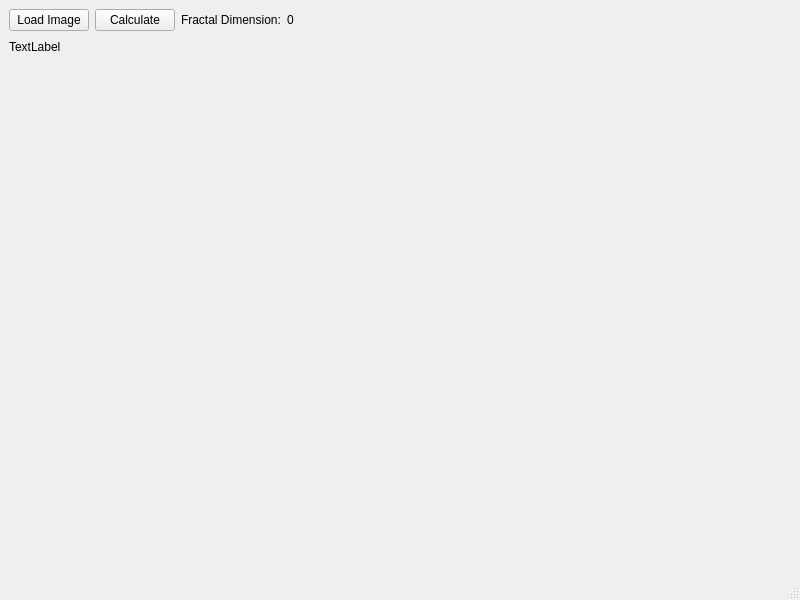
<?xml version="1.0" encoding="UTF-8"?>
<ui version="4.0">
 <class>MainWindow</class>
 <widget class="QMainWindow" name="MainWindow">
  <property name="geometry">
   <rect>
    <x>0</x>
    <y>0</y>
    <width>800</width>
    <height>600</height>
   </rect>
  </property>
  <property name="windowTitle">
   <string>MainWindow</string>
  </property>
  <widget class="QWidget" name="centralwidget">
   <layout class="QFormLayout" name="formLayout">
    <item row="0" column="0">
     <layout class="QVBoxLayout" name="verticalLayout">
      <item>
       <layout class="QHBoxLayout" name="horizontalLayout_5">
        <item>
         <widget class="QPushButton" name="loadButton">
          <property name="text">
           <string>Load Image</string>
          </property>
         </widget>
        </item>
        <item>
         <widget class="QPushButton" name="calculateButton">
          <property name="text">
           <string>Calculate</string>
          </property>
         </widget>
        </item>
        <item>
         <widget class="QLabel" name="label_2">
          <property name="text">
           <string>Fractal Dimension:</string>
          </property>
         </widget>
        </item>
        <item>
         <widget class="QLabel" name="dimensionLabel">
          <property name="text">
           <string>0</string>
          </property>
         </widget>
        </item>
        <item>
         <spacer name="horizontalSpacer">
          <property name="orientation">
           <enum>Qt::Horizontal</enum>
          </property>
          <property name="sizeHint" stdset="0">
           <size>
            <width>40</width>
            <height>20</height>
           </size>
          </property>
         </spacer>
        </item>
       </layout>
      </item>
      <item>
       <layout class="QHBoxLayout" name="horizontalLayout_6">
        <item>
         <widget class="QLabel" name="image">
          <property name="text">
           <string>TextLabel</string>
          </property>
         </widget>
        </item>
        <item>
         <spacer name="horizontalSpacer_2">
          <property name="orientation">
           <enum>Qt::Horizontal</enum>
          </property>
          <property name="sizeHint" stdset="0">
           <size>
            <width>40</width>
            <height>20</height>
           </size>
          </property>
         </spacer>
        </item>
       </layout>
      </item>
     </layout>
    </item>
   </layout>
  </widget>
  <widget class="QMenuBar" name="menubar">
   <property name="geometry">
    <rect>
     <x>0</x>
     <y>0</y>
     <width>800</width>
     <height>21</height>
    </rect>
   </property>
  </widget>
  <widget class="QStatusBar" name="statusbar"/>
 </widget>
 <resources/>
 <connections/>
</ui>
